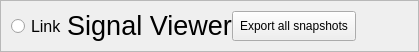
     <widget class="QFrame" name="header">
      <property name="sizePolicy">
       <sizepolicy hsizetype="Preferred" vsizetype="Minimum">
        <horstretch>0</horstretch>
        <verstretch>0</verstretch>
       </sizepolicy>
      </property>
      <property name="minimumSize">
       <size>
        <width>0</width>
        <height>0</height>
       </size>
      </property>
      <property name="maximumSize">
       <size>
        <width>16777215</width>
        <height>50</height>
       </size>
      </property>
      <property name="styleSheet">
       <string notr="true"/>
      </property>
      <property name="frameShape">
       <enum>QFrame::StyledPanel</enum>
      </property>
      <property name="frameShadow">
       <enum>QFrame::Raised</enum>
      </property>
      <layout class="QHBoxLayout" name="horizontalLayout_10" stretch="0,0,0,0">
       <property name="spacing">
        <number>0</number>
       </property>
       <property name="leftMargin">
        <number>10</number>
       </property>
       <property name="topMargin">
        <number>0</number>
       </property>
       <property name="rightMargin">
        <number>10</number>
       </property>
       <property name="bottomMargin">
        <number>0</number>
       </property>
       <item>
        <widget class="QFrame" name="toggle_frame">
         <property name="sizePolicy">
          <sizepolicy hsizetype="Minimum" vsizetype="Preferred">
           <horstretch>0</horstretch>
           <verstretch>0</verstretch>
          </sizepolicy>
         </property>
         <property name="minimumSize">
          <size>
           <width>0</width>
           <height>0</height>
          </size>
         </property>
         <property name="maximumSize">
          <size>
           <width>16777215</width>
           <height>16777215</height>
          </size>
         </property>
         <property name="styleSheet">
          <string notr="true"/>
         </property>
         <property name="frameShape">
          <enum>QFrame::NoFrame</enum>
         </property>
         <property name="frameShadow">
          <enum>QFrame::Raised</enum>
         </property>
         <layout class="QGridLayout" name="gridLayout_4">
          <property name="leftMargin">
           <number>0</number>
          </property>
          <property name="topMargin">
           <number>0</number>
          </property>
          <property name="rightMargin">
           <number>0</number>
          </property>
          <property name="bottomMargin">
           <number>0</number>
          </property>
          <property name="spacing">
           <number>0</number>
          </property>
          <item row="0" column="0">
           <widget class="QRadioButton" name="toggle_radioButton">
            <property name="sizePolicy">
             <sizepolicy hsizetype="Minimum" vsizetype="Expanding">
              <horstretch>0</horstretch>
              <verstretch>0</verstretch>
             </sizepolicy>
            </property>
            <property name="font">
             <font>
              <family>Ubuntu</family>
              <pointsize>12</pointsize>
             </font>
            </property>
            <property name="cursor">
             <cursorShape>PointingHandCursor</cursorShape>
            </property>
            <property name="text">
             <string>Link</string>
            </property>
            <property name="iconSize">
             <size>
              <width>20</width>
              <height>20</height>
             </size>
            </property>
            <property name="shortcut">
             <string>Ctrl+L</string>
            </property>
            <property name="checked">
             <bool>false</bool>
            </property>
            <property name="autoRepeat">
             <bool>false</bool>
            </property>
           </widget>
          </item>
         </layout>
        </widget>
       </item>
       <item>
        <widget class="QLabel" name="mainTitle">
         <property name="enabled">
          <bool>true</bool>
         </property>
         <property name="sizePolicy">
          <sizepolicy hsizetype="Expanding" vsizetype="Expanding">
           <horstretch>0</horstretch>
           <verstretch>0</verstretch>
          </sizepolicy>
         </property>
         <property name="minimumSize">
          <size>
           <width>0</width>
           <height>50</height>
          </size>
         </property>
         <property name="font">
          <font>
           <family>Ubuntu</family>
           <pointsize>20</pointsize>
           <weight>50</weight>
           <bold>false</bold>
           <strikeout>false</strikeout>
           <kerning>true</kerning>
          </font>
         </property>
         <property name="cursor">
          <cursorShape>IBeamCursor</cursorShape>
         </property>
         <property name="styleSheet">
          <string notr="true"/>
         </property>
         <property name="inputMethodHints">
          <set>Qt::ImhNone</set>
         </property>
         <property name="frameShadow">
          <enum>QFrame::Plain</enum>
         </property>
         <property name="text">
          <string>Signal Viewer</string>
         </property>
         <property name="alignment">
          <set>Qt::AlignCenter</set>
         </property>
         <property name="wordWrap">
          <bool>false</bool>
         </property>
         <property name="textInteractionFlags">
          <set>Qt::LinksAccessibleByMouse|Qt::TextEditable|Qt::TextEditorInteraction|Qt::TextSelectableByKeyboard|Qt::TextSelectableByMouse</set>
         </property>
        </widget>
       </item>
       <item>
        <widget class="QPushButton" name="export_all_btn">
         <property name="sizePolicy">
          <sizepolicy hsizetype="Minimum" vsizetype="Maximum">
           <horstretch>0</horstretch>
           <verstretch>0</verstretch>
          </sizepolicy>
         </property>
         <property name="maximumSize">
          <size>
           <width>16777215</width>
           <height>30</height>
          </size>
         </property>
         <property name="styleSheet">
          <string notr="true">margin-right: 20px;
padding: 7px;
</string>
         </property>
         <property name="text">
          <string>Export all snapshots</string>
         </property>
        </widget>
       </item>
       <item>
        <widget class="QPushButton" name="light_dark_mode_btn">
         <property name="sizePolicy">
          <sizepolicy hsizetype="Preferred" vsizetype="MinimumExpanding">
           <horstretch>0</horstretch>
           <verstretch>0</verstretch>
          </sizepolicy>
         </property>
         <property name="minimumSize">
          <size>
           <width>0</width>
           <height>34</height>
          </size>
         </property>
         <property name="maximumSize">
          <size>
           <width>34</width>
           <height>34</height>
          </size>
         </property>
         <property name="toolTip">
          <string>&lt;html&gt;&lt;head/&gt;&lt;body&gt;&lt;p&gt;Toggle Light &amp;amp; Night mode&lt;/p&gt;&lt;/body&gt;&lt;/html&gt;</string>
         </property>
         <property name="styleSheet">
          <string notr="true">background-color: rgba(255, 255, 255, 0);
border:none;</string>
         </property>
         <property name="text">
          <string/>
         </property>
         <property name="icon">
          <iconset resource="res.qrc">
           <normaloff>:/icons/icons/sun.png</normaloff>:/icons/icons/sun.png</iconset>
         </property>
         <property name="iconSize">
          <size>
           <width>30</width>
           <height>30</height>
          </size>
         </property>
         <property name="flat">
          <bool>true</bool>
         </property>
        </widget>
       </item>
      </layout>
     </widget>
